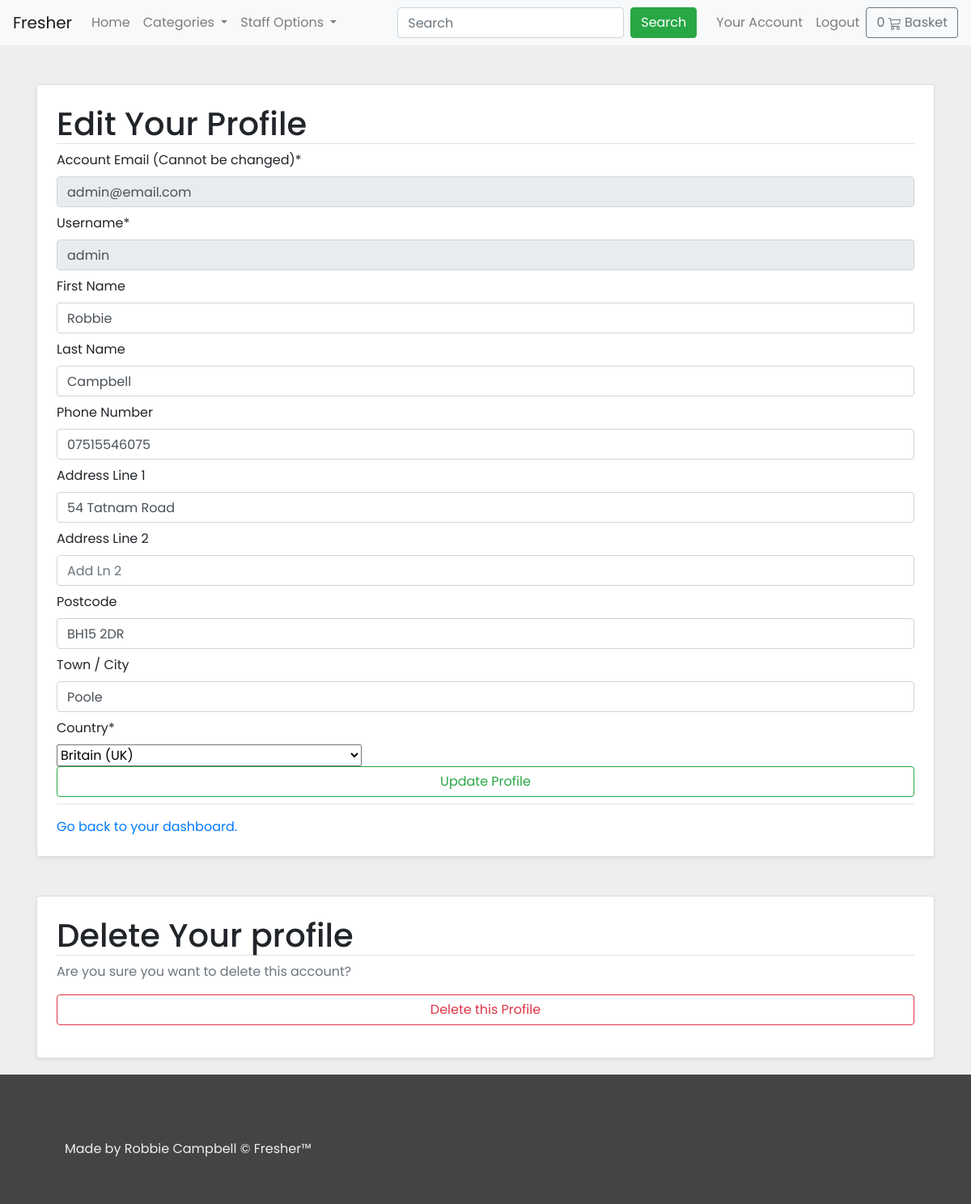
Page /account/profile/edit/ (signed in) on the committed database.
### account/models.py (models this page shows, shortened)
class UserBase(AbstractBaseUser, PermissionsMixin):
    email = models.EmailField(_('email_address'), unique=True)
    username = models.CharField(max_length=50, unique=True)
    first_name = models.CharField(max_length=100, blank=True)
    last_name = models.CharField(max_length=100, blank=True)
    country = CountryField()
    phone_number = models.CharField(max_length=15, blank=True)
    postcode = models.CharField(max_length=12, blank=True)
    address_line_1 = models.CharField(max_length=150, blank=True)
    address_line_2 = models.CharField(max_length=150, blank=True)
    town_city = models.CharField(max_length=150, blank=True)
    is_active = models.BooleanField(default=False)
    is_staff = models.BooleanField(default=False)
    created = models.DateTimeField(auto_now_add=True)
    created = models.DateTimeField(auto_now=True)
    objects = CustomAccountManager()
    USERNAME_FIELD = 'email'
    REQUIRED_FIELDS = ['username']
    class Meta:
        verbose_name = "Accounts"
        verbose_name_plural = "Accounts"
    def __str__(self):
        return self.username

### account/views.py (the view)
# urls.py: path('profile/edit/', views.edit_profile, name="edit_profile"),
@login_required
def edit_profile(request):
    if request.method == "POST":
        user_form = UserEditForm(instance=request.user, data=request.POST)
        if user_form.is_valid():
            user_form.save()
    else:
        user_form = UserEditForm(instance=request.user)
    return render(request, 'account/user/edit_profile.html', {'form': user_form})

### basket/basket.py (called while the page is built)
    def __len__(self):
        return sum(item['qty'] for item in self.basket.values())

### basket/context_processors.py (called while the page is built)
def basket(request):
    return {'basket': Basket(request)}

### recipe/context_processors.py (called while the page is built)
def categories(request):
    categories = Category.objects.all()
    return {"categories": categories}

### recipe/models.py (called while the page is built)
    def get_absolute_url(self):
        return reverse('recipe:category', args=[self.id])

### templates/account/user/edit_profile.html (shortened to what this page needs)
{% extends 'base.html' %}
{% block content %}
{% load crispy_forms_tags %}
<div class="container">
    <div class="card mt-5 shadow-sm p-4">
        <h1 class="border-bottom">Edit Your Profile</h1>
        <form method="POST" class="form-group border-bottom">
            {{form|crispy}}
            <button type="submit" class="btn btn-outline-success wide mb-2">Update Profile</button>
        </form>
        <a href="{% url 'account:dashboard' %}">Go back to your dashboard.</a>
    </div>
    <div class="card mt-5 shadow-sm p-4">
        <h1 class="border-bottom">Delete Your profile</h1>
        <form method="POST" action="{% url 'account:delete_profile' %}" class="form-group">
            <p class="text-muted">Are you sure you want to delete this account?</p>
            <button type="submit" class="btn btn-outline-danger wide"
                onclick="return confirm('Are you sure you want to delete your account {{ request.user }}?')">Delete this
                Profile</button>
        </form>
    </div>
</div>
{% endblock content %}

### static/css/style.css (style rules this page uses)
body { font-family: 'Poppins', sans-serif; height: 100vh; min-height:100vh; position: relative; background:#EEE; }
.textInput { width:100%; }
.wide { width:100%; }

### rows in the picture
UserBase: email "admin@email.com", username "admin", first_name "Robbie", last_name "Campbell", phone_number "07515546075", address_line_1 "54 Tatnam Road", postcode "BH15 2DR", town_city "Poole", country "Britain (UK)"
